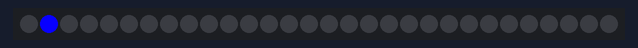
Recording of a sketch running on a simulated Arduino Uno, built with avr-gcc and run on an emulated ATmega328P. Shown: 30 RGB LEDs in strip order, left to right.

Above: at 0.01 s.
At 0.67 s:
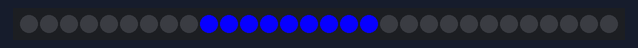
At 1.33 s:
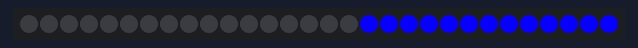
At 2.66 s:
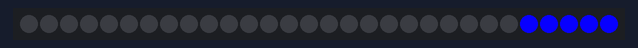
At 3.82 s:
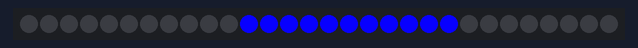
At 5.31 s:
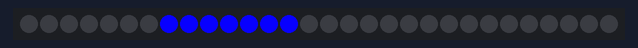

The sketch:

LED_3.ino
```cpp
#include <Adafruit_NeoPixel.h>
#ifdef __AVR__
  #include <avr/power.h>
#endif

#define PIN            6

#define NUMPIXELS      30

Adafruit_NeoPixel pixels = Adafruit_NeoPixel(NUMPIXELS, PIN, NEO_GRB + NEO_KHZ800);

int delayval = 500; // delay for half a second

void setup() {
  // This is for Trinket 5V 16MHz, you can remove these three lines if you are not using a Trinket
#if defined (__AVR_ATtiny85__)
  if (F_CPU == 16000000) clock_prescale_set(clock_div_1);
#endif


  pixels.begin();
}

int richtung=1;
int LEDnr=1;

void loop() {

 for(int i=0;i<LEDnr;i++)
 {
  int LED= i+ LEDnr;
  pixels.setPixelColor(LED, pixels.Color(8,0,255));
 }
  pixels.show();
  delay(80);
 for(int i=0;i<LEDnr;i++)
 {
 int LED= i+ LEDnr;
  pixels.setPixelColor(LED, pixels.Color(0,0,0));
 }
  pixels.show();
  if(LEDnr==NUMPIXELS-1||LEDnr==0)
  {
    richtung=-richtung;
  }
  LEDnr=LEDnr +richtung;

  }
```

Measured:
- by itself, everything shown: repeats every 4.8 s, in 58 steps
